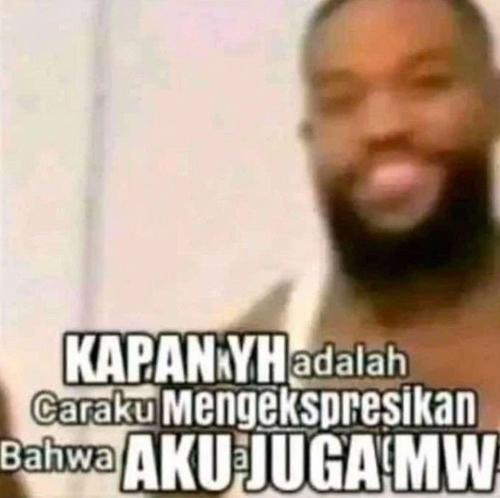
//> input picture src/b/concept/b-5/kapan_yh.jpeg, 500 x 498 px
$ ./display_image   (built with g++ and OpenCV 4)
//> lines starting //> are read from the running program, lines starting //| are printed output that depends on the picture
#include <opencv2/core.hpp>
#include <opencv2/imgcodecs.hpp>
#include <opencv2/highgui.hpp>
#include <opencv2/imgproc.hpp>
#include <iostream>
using namespace cv;

int main()
{
    Mat img = imread("../kapan_yh.jpeg", IMREAD_COLOR);
//> img is the input picture: 498 rows x 500 cols, CV_8UC3; mean B, G, R 147.3, 163.4, 183.8
    Mat tf_img, hsv;

    if (img.empty())
    {
        std::cout << "error" << std::endl;
        return -1;
    }

    Point2f center(img.cols / 2.0, img.rows / 2.0);
//> center = Point(250, 249)
    double angle = 30.0;
    double scale = 0.7;

    Mat rot = getRotationMatrix2D(center, angle, scale);
    warpAffine(img, tf_img, rot, img.size());
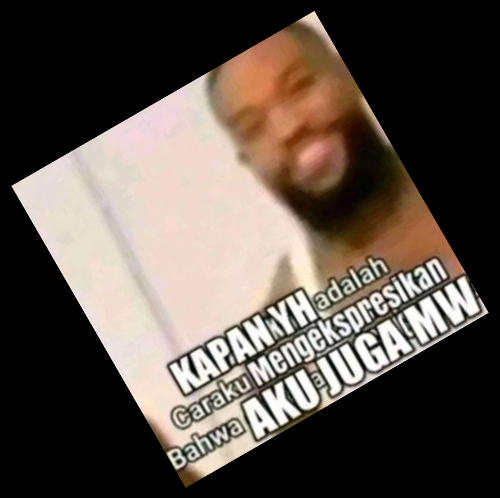
//> tf_img: 498 rows x 500 cols, CV_8UC3; mean B, G, R 72.2, 80.1, 90.1

    cvtColor(tf_img, hsv, COLOR_BGR2HSV);
//> hsv: 498 rows x 500 cols, CV_8UC3; mean H, S, V 10.5, 33.3, 90.2

    imwrite("./kapan_yh_transformed.jpg", hsv);
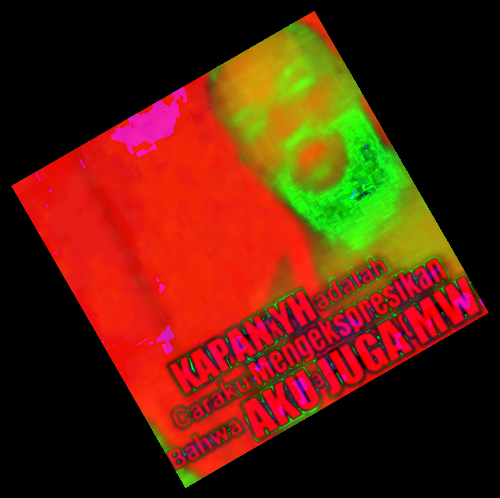
//> saved as kapan_yh_transformed.jpg: 498 rows x 500 cols, CV_8UC3; mean B, G, R 10.5, 33.3, 90.2
    imshow("display", hsv);
    int k = waitKey(0);
//> the space key is pressed

    return 0;
}
